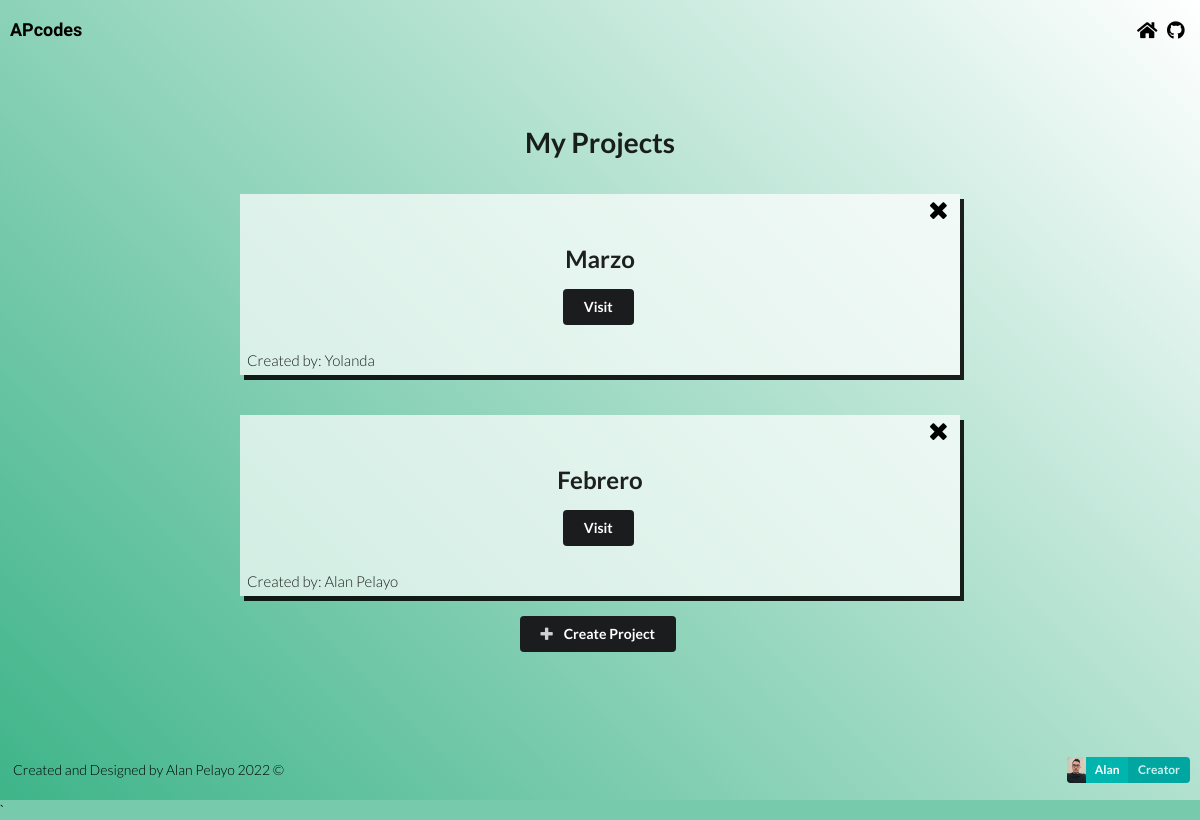
The page / on the database its author committed.
### expenses/models.py (models this page shows, shortened)
class Project(models.Model):
    name = models.CharField(max_length=100)
    autor = models.CharField(max_length=100, blank=True)
    slug = models.SlugField(max_length=100,unique=True,blank=True)
    pagado = 0
    no_pagado = 0
    total = 0
    def total(self):
        total = self.pagado-self.no_pagado
        return total

### expenses/views.py (the view)
# urls.py: path('', views.projects_list, name='list'),
def projects_list(request):
    project_ev = Project.objects.exists()
    project_list = Project.objects.all()
    if request.method == 'DELETE':
        id = json.loads(request.body)['id']
        project = get_object_or_404(Project, id=id)
        project.delete()
        print("borrado")
        return HttpResponse('')
    return render(request,'expenses/project_list.html',{'project_list':project_list,'project_ev':project_ev})

### expenses/templates/expenses/project_list.html (shortened to what this page needs)
{% extends 'expenses/base.html' %}
{% block content %}
<section id="project-list">
    <div class="container-1">
        <h1>My Projects</h1>
        {% if project_ev == True %}
            {% for project in project_list%}
            <div class="project">
                <div class="iconn"><a onclick= "deleteExpense(this)" data-id="{{ project.id}}"><i class="close icon"></i></a></div>
                <h2>{{project.name}}</h2>
                <a href="{%url 'detail' project.slug%}"><button class="ui secondary button"> <span class="bold">Visit</span> </button></a>
                <h4>Created by: {{project.autor}}</h4>
            </div>
            {% endfor %}
            <a class="spec" href="add"><button class="ui secondary button"><i class="plus icon"></i> <span class="bold">Create Project</span> </button></a>
        {%else%}
            <div class="project-2">
                    <h3>Sorry, you don't have any projects,yet.</h3><a href="add">
                    <button class="ui secondary button"><i class="plus icon"></i> <span class="bold">Create Project</span> </button></a>
            </div>
        {%endif%}
    </div>
</section>
{% endblock content %}

### expenses/static/expenses/css/style.css (style rules this page uses)
body { background-color: rgb(62, 180, 137,.7); }
#project-list .container-1 { display: flex; flex-direction: column; align-items: center; justify-content: center; min-height: 82vh; }
#project-list .project { display: flex; flex-direction: column; align-items: center; justify-content: center; padding: 50px 20px; margin: 20px; position: relative; background-color: rgb(255, 255, 255,.7); box-shadow: 4px 5px; min-width: 60%; position: relative; padding: 50px 20px; }
#project-list .project h2 { margin-top: 0; }
#project-list .project h4 { position: absolute; bottom: 5px; left: 7px; font-weight: 300; }
#project-list .project .iconn { position: absolute; top: 7px; right: 5px; font-size: 1.6rem; margin: 0; }
#project-list .project .iconn a { text-decoration: none; color: black; cursor: pointer; }

### rows shown on the page
Project: name "Marzo", autor "Yolanda"
Project: name "Febrero", autor "Alan Pelayo"
